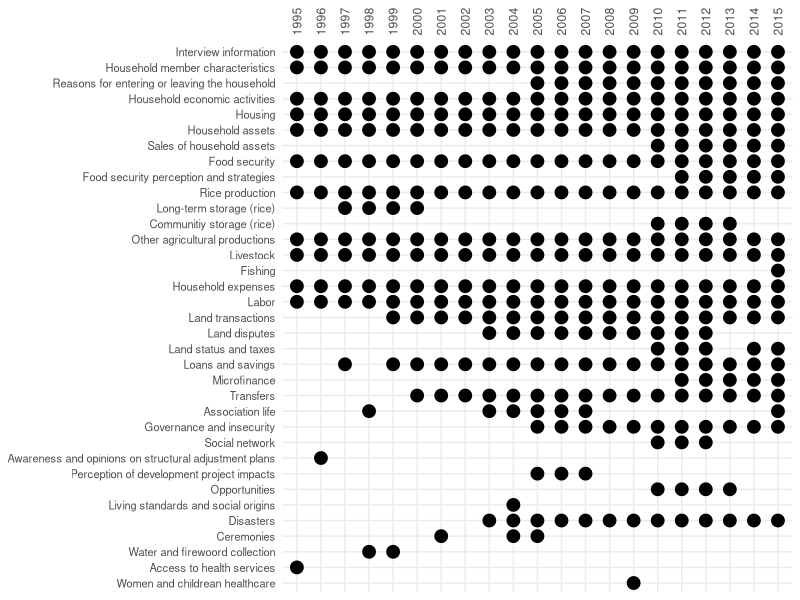
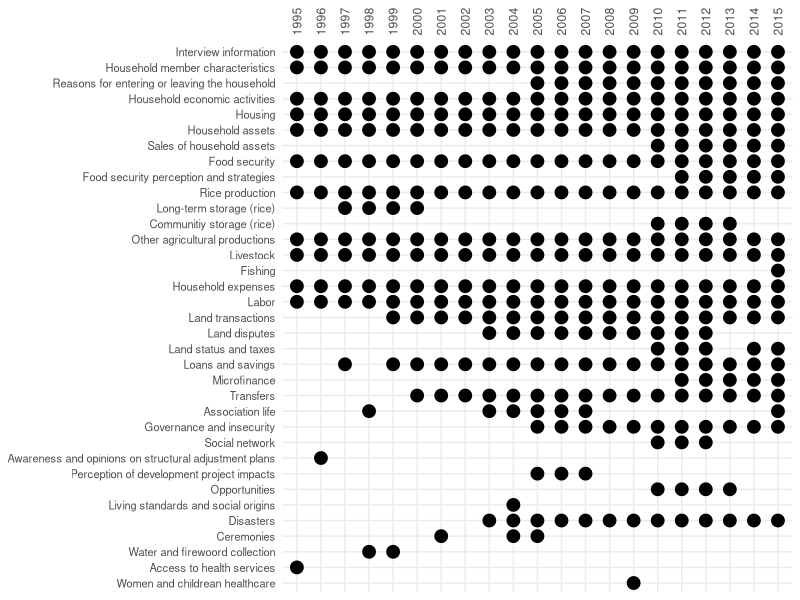
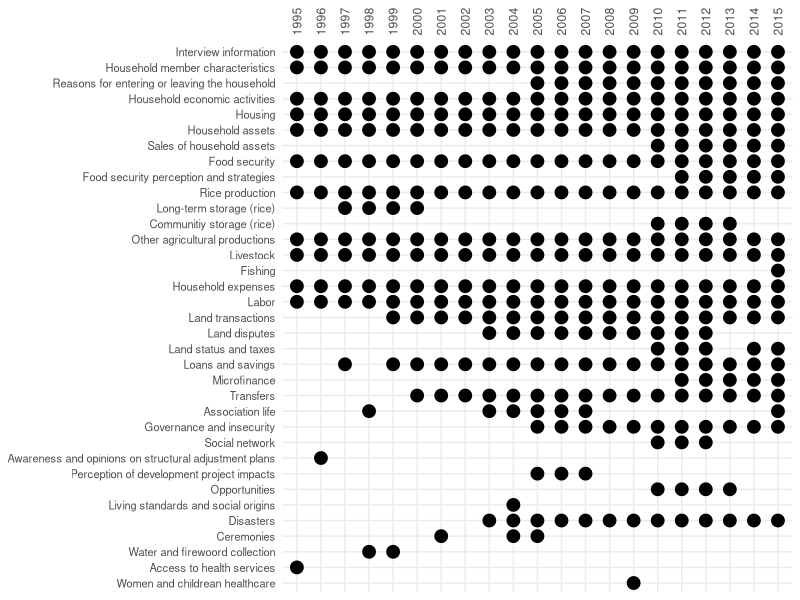

These charts were generated, in order, by the following R code:
## ---- chunk 1
# Load required libraries
library(ggplot2)
library(tidyverse)

# Load the CSV file
data <- read_csv("references/modules_en.csv") %>%
  rename(Module = ...1)

# Convert the data to long format
data_long <- data %>%
  pivot_longer(cols = starts_with("19") | starts_with("20"), names_to = "Year", 
               values_to = "Present")

# Convert 'Present' to logical for easier filtering and ordering
data_long <- data_long %>%
  mutate(Present = as.logical(Present))

# Create the lollipop chart
module_plot <- ggplot(data_long %>% filter(Present), 
               aes(x = Year, y = factor(Module, levels = rev(data$Module)))) +
  geom_segment(aes(xend = Year, yend = Module), size = 1) +
  geom_point(size = 4, color = "black") +
  theme_minimal() +
  labs(title = NULL, x = NULL, y = NULL) +
  theme(axis.text.y = element_text(size = 8), 
        legend.position = "none",
        plot.title = element_blank(),
        plot.subtitle = element_blank(),
        axis.text.x = element_text(angle = 90, hjust = 1),
        axis.title.x = element_blank(),
        axis.title.y = element_blank(),
        axis.text.x.top = element_text(angle = 90, vjust = 0.5, hjust = 0)) +
  scale_x_discrete(position = "top")

ggsave(filename = "figure_2.pdf", 
       plot = module_plot,
       path = "output",
       width = 1800, height = 1800, units = "px", dpi = 300)
ggsave(filename = "figure_2.png", 
       plot = module_plot,
       path = "output",
       width = 1800, height = 1800, units = "px", dpi = 300)

module_plot
